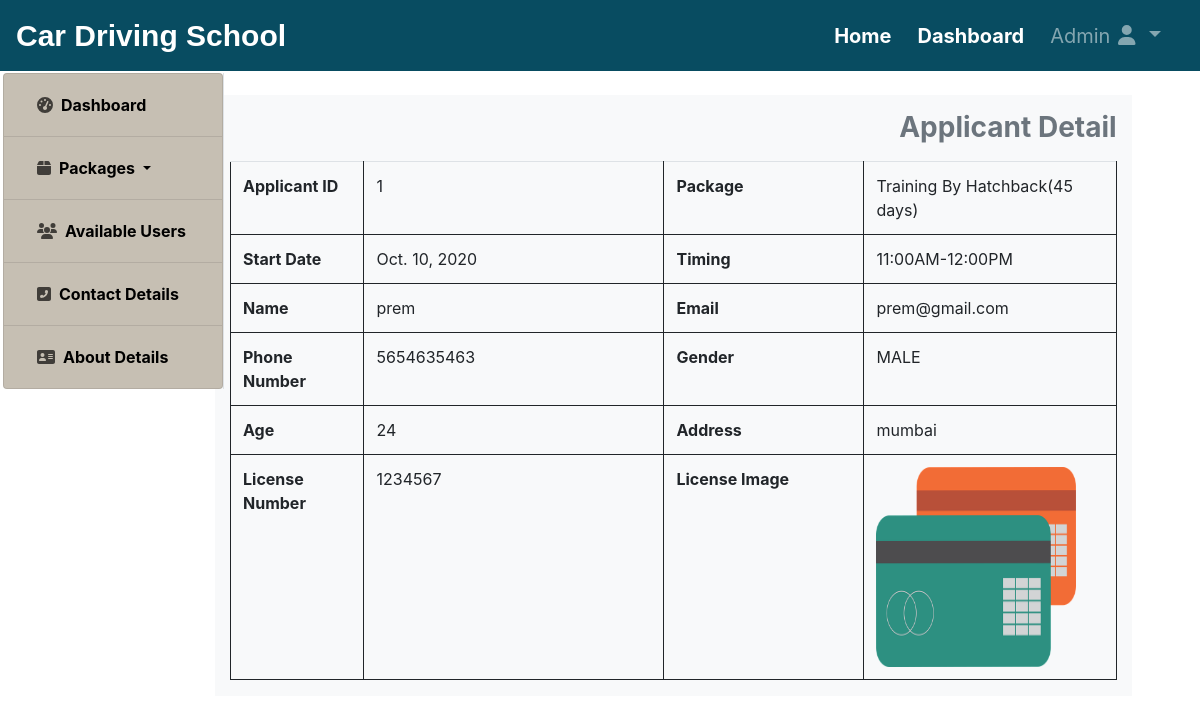
The app's page /adminuser/available-user-detail/1/ (signed in) with its own data.
### core/models.py (models this page shows)
class applicants_model(models.Model):
    packages=packagemodel.objects.all()
    choice1=[]
    for p in packages:
        choice1.append((p.pname,p.pname))
    choice2=[
        ('09:00AM-10:00AM','09:00AM-10:00AM'),('10:00AM-11:00AM','10:00AM-11:00AM'),('11:00AM-12:00PM','11:00AM-12:00PM'),
        ('12:00PM-01:00PM','12:00AM-01:00PM'),('01:00PM-02:00PM','01:00AM-02:00PM'),('02:00PM-03:00PM','02:00AM-03:00PM'),
        ('03:00PM-04:00PM','03:00AM-04:00PM'),('04:00PM-05:00PM','04:00AM-05:00PM'),('05:00PM-06:00PM','05:00AM-06:00PM'),
    ]
    choice3=[
        ('MALE','MALE'),('FEMALE','FEMALE'),('TRANSGENDER','TRANSGENDER')
    ]
    package=models.CharField(max_length=255,choices=choice1,default=choice1[0])
    start_date=models.DateField()
    timing=models.CharField(max_length=255,choices=choice2,default=choice2[0])
    name=models.CharField(max_length=255)
    email=models.EmailField()
    phone=models.IntegerField()
    gender=models.CharField(max_length=255,choices=choice3,default=choice3[0])
    age=models.IntegerField()
    licenseno=models.IntegerField()
    licensepic=models.FileField()
    address=models.TextField()
    status=models.CharField(max_length=255,default="Pending")

### adminuser/views.py (the view)
# urls.py: path('available-user-detail/<int:id>/',views.available_user_detail,name="available-user-detail"),
def available_user_detail(request,id):
    if request.user.is_authenticated:
        applicant=applicants_model.objects.get(pk=id)
        return render(request,'adminuser/availableuserdetail.html',{'applicant':applicant})
    else:
        return HttpResponseRedirect('/')

### adminuser/templates/adminuser/availableuserdetail.html (shortened to what this page needs)
{% extends 'core/base.html' %}
{% load static %}
{% block navbar %}
    {% include 'core/navbar.html' %}
{% endblock navbar %}
{% block content %}
    <div class="container-fluid">
        <div class="row">
            <div class="col-lg-2 col-sm-4 col-md-3" style="left:-13px;">
                {% include 'adminuser/sidebar.html' %}
            </div>
            <div class="col-sm-12 col-md-10" style="top:95px;">
                <div class="container-fluid">
                    <div class="row">
                        <div class="col-md-10 offset-md-4 col-lg-11 offset-lg-0 bg-light" style="position:absolute;z-index:1;">
                            <h3 class="font-weight-bold text-secondary text-right pt-3">Applicant Detail</h3>
                            <table class="table table-border mt-3 p-3">
                                <tr>
                                    <th class="table-border table-padding" >Applicant ID</th>
                                    <td class="table-border table-padding" style="width:300px;">{{applicant.id}}</td>
                                    <th class="table-border table-padding" style="width:200px;">Package</th>
                                    <td class="table-border table-padding" >{{applicant.package}}</td>
                                </tr>
                                  <tr>
                                    <th class="table-border table-padding" >Start Date</th>
                                    <td class="table-border table-padding" style="width:300px;">{{applicant.start_date}}</td>
                                    <th class="table-border table-padding" style="width:200px;">Timing</th>
                                    <td class="table-border table-padding" >{{applicant.timing}}</td>
                                </tr>
                                 <tr>
                                    <th class="table-border table-padding" >Name</th>
                                    <td class="table-border table-padding" style="width:300px;">{{applicant.name}}</td>
                                    <th class="table-border table-padding" style="width:200px;">Email</th>
                                    <td class="table-border table-padding" >{{applicant.email}}</td>
                                </tr>
                                 <tr>
                                    <th class="table-border table-padding" >Phone Number</th>
                                    <td class="table-border table-padding" style="width:300px;">{{applicant.phone}}</td>
                                    <th class="table-border table-padding" style="width:200px;">Gender</th>
                                    <td class="table-border table-padding" >{{applicant.gender}}</td>
                                </tr>
                                 <tr>
                                    <th class="table-border table-padding" >Age</th>
                                    <td class="table-border table-padding" style="width:300px;">{{applicant.age}}</td>
                                    <th class="table-border table-padding" style="width:200px;">Address</th>
                                    <td class="table-border table-padding" >{{applicant.address}}</td>
                                </tr>
                                 <tr>
                                    <th class="table-border table-padding" >License Number</th>
                                    <td class="table-border table-padding" style="width:300px;">{{applicant.licenseno}}</td>
                                    <th class="table-border table-padding" style="width:200px;">License Image</th>
                                    <td class="table-border table-padding" ><img src="{{applicant.licensepic.url}}" width="200px" height="200px" /></td>
                                </tr>
                            </table>
                        </div>
                    </div>
                </div>
            </div>
        </div>
    </div>
{% endblock content %}

### core/templates/core/base.html (shortened to what this page needs)
{% load static %}
<!DOCTYPE html>
<html lang="en">
<head>
    <link rel="stylesheet" href="{% static 'core/css/all.min.css' %}">
    <link rel="stylesheet" href="{% static 'core/css/bootstrap.css' %}">
    <link rel="stylesheet" href="{% static 'core/css/style.css' %}">
</head>
<body>
{% block navbar %}
{% endblock navbar %}
{% block content %}
{% endblock content %}
</body>
</html>

### core/templates/core/navbar.html (shortened to what this page needs)
{% load static %}
<nav class="navbar navbar-expand-lg navbar-dark fixed-top" style="background-color:#084c61">
  <a class="navbar-brand" href="{% url 'home' %}">Car   Driving   School</a>
  <div class="collapse navbar-collapse" id="navbarNav">
    <ul class="navbar-nav ml-auto">
      <li class="nav-item active">
        <a class="nav-link font-weight-bold {% if title == 'Home' %}current-page {% endif %}"  href="{% url 'home' %}">Home</a>
      </li>
        {% if request.user.is_authenticated %}
          <li class="nav-item active">
            <a class="nav-link font-weight-bold"  href="{% url 'dashboard' %}">Dashboard</a>
          </li>
          <li class="nav-item dropdown" style="margin-right:5px;">
            <a class="nav-link dropdown-toggle" data-toggle="dropdown" href="#" role="button" aria-haspopup="true" aria-expanded="false">
            Admin<i class="fas fa-user mr-2 ml-2"></i>{{name}}</a>
          </li>
        {% endif %}
    </ul>
  </div>
</nav>

### adminuser/templates/adminuser/sidebar.html (shortened to what this page needs)
<nav class="col-lg-2 col-sm-4 col-md-3 navbar navbar-expand-md" style="top:65px;left:-13px;position:fixed;z-index:2;">
                    <div class="collapse navbar-collapse border-right  " id="sidebar">
                        <div class="accordion sidebar" id="accordionExample">
                            <div class="card " style="width:220px;background-color:#ccc5b9">
                                <div class="card-header" id="headingOne">
                                    <h2 class="mb-0 {% if page == 'Dashboard' %}sidebar-select{% endif %}" >
                                        <a href="{% url 'dashboard' %}" class="btn btn-link btn-block text-left font-weight-bold" style="color:black;text-decoration:none;">
                                        <i class="fas fa-tachometer-alt mr-2" style="color:#403d39"></i>Dashboard</a>
                                    </h2>
                                </div>
                            </div>
                            <div class="card dropdown" style="width:220px;background-color:#ccc5b9;">
                                <div class="card-header" id="headingOne">
                                    <h2 class="mb-0 {% if page == 'Add New Package' or page == 'Manage Packages' or page == 'Update Package' %}sidebar-select{% endif %}">
                                        <button class="btn btn-link btn-block text-left dropdown-toggle font-weight-bold text-decoration-none" style="color:black;" type="button" data-toggle="collapse" data-target="#animals" aria-expanded="true" aria-controls="animals">
                                        <i class="fas fa-box mr-2" style="color:#403d39"></i>Packages
                                        </button>
                                    </h2>
                                </div>
                            </div>
                            <div class="card " style="width:220px;background-color:#ccc5b9">
                                <div class="card-header" id="headingOne">
                                    <h2 class="mb-0 {% if page == 'Available Users' %}sidebar-select{% endif %}" >
                                        <a href="{% url 'available-user' %}" class="btn btn-link btn-block text-left font-weight-bold" style="color:black;text-decoration:none;">
                                        <i class="fas fa-users mr-2" style="color:#403d39"></i>Available Users</a>
                                    </h2>
                                </div>
                            </div>
                            <div class="card " style="width:220px;background-color:#ccc5b9">
                                <div class="card-header" id="headingOne">
                                    <h2 class="mb-0" >
                                        <a href="#" class="btn btn-link btn-block text-left font-weight-bold" style="color:black;text-decoration:none;">
                                        <i class="fas fa-phone-square-alt mr-2" style="color:#403d39"></i>Contact Details</a>
                                    </h2>
                                </div>
                            </div>
                            <div class="card " style="width:220px;background-color:#ccc5b9">
                                <div class="card-header" id="headingOne">
                                    <h2 class="mb-0" >
                                        <a href="#" class="btn btn-link btn-block text-left font-weight-bold" style="color:black;text-decoration:none;">
                                        <i class="fas fa-address-card mr-2" style="color:#403d39"></i>About Details</a>
                                    </h2>
                                </div>
                            </div>
                        </div>
                    </div>
                </nav>

### core/static/core/css/style.css (style rules this page uses)
.navbar>.navbar-brand { font-size: 30px; font-weight: bold; font-family: 'Ubuntu', sans-serif; }
.nav-item > a { font-size:20px; color: #fff; margin-right:10px; }
.table-border { border:1px solid; border-collapse: collapse; }
.table-padding { padding:5px; text-align:left; }

### records on screen
applicants_model: id "1", package "Training By Hatchback(45 days)", start_date "Oct. 10, 2020", timing "11:00AM-12:00PM", name "prem", email "prem@gmail.com", phone "5654635463", gender "MALE", age "24", address "mumbai", licenseno "1234567", licensepic (picture)
